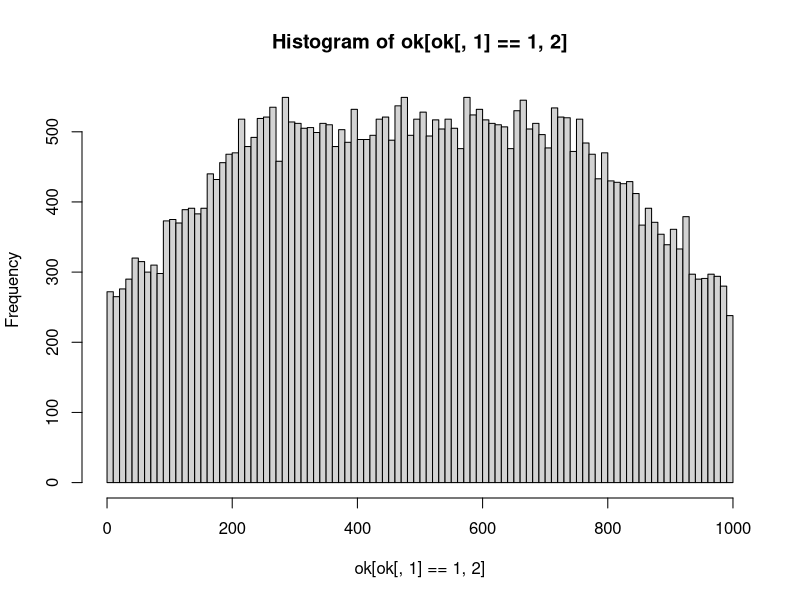
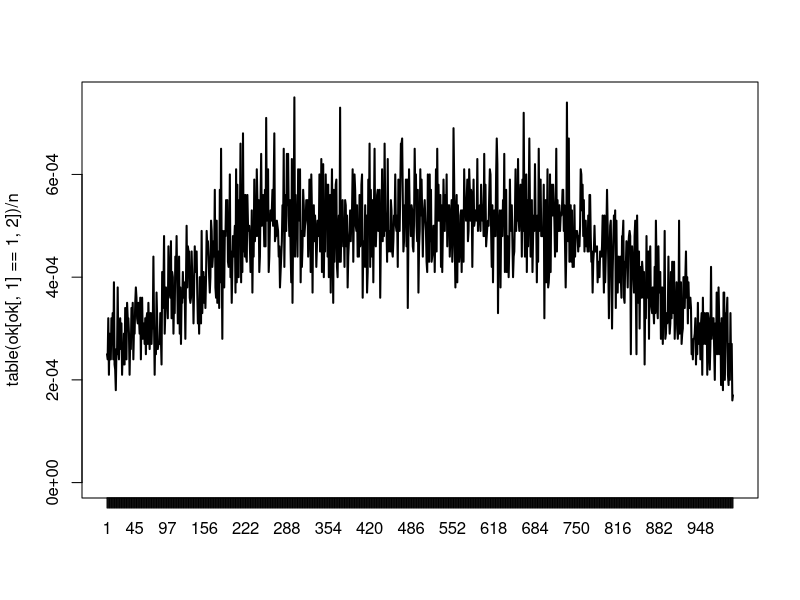
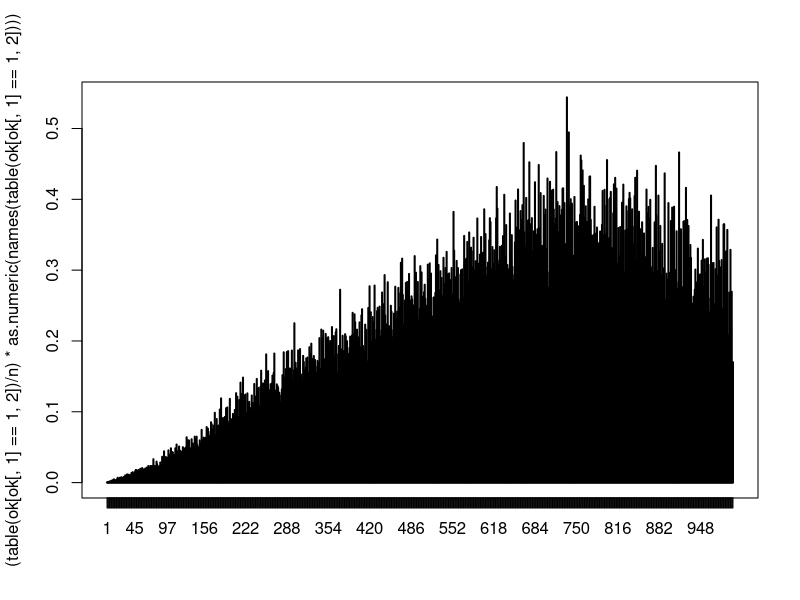
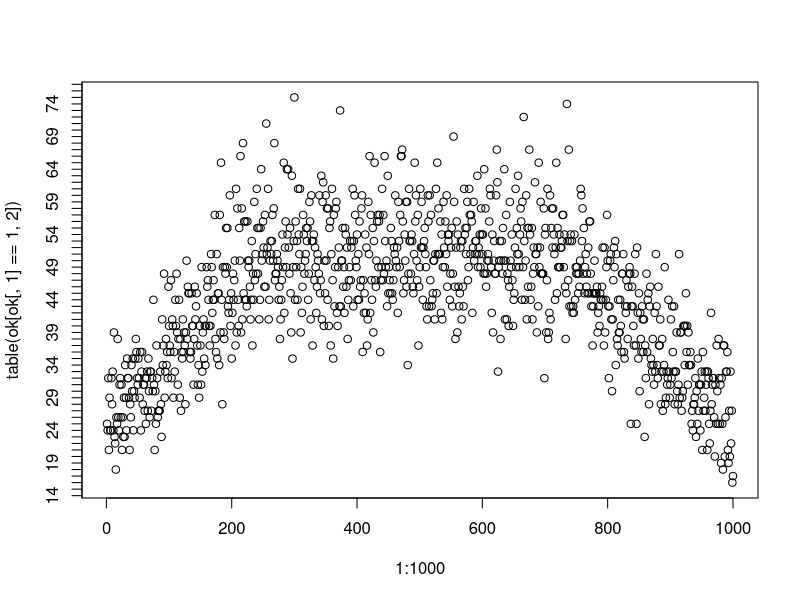
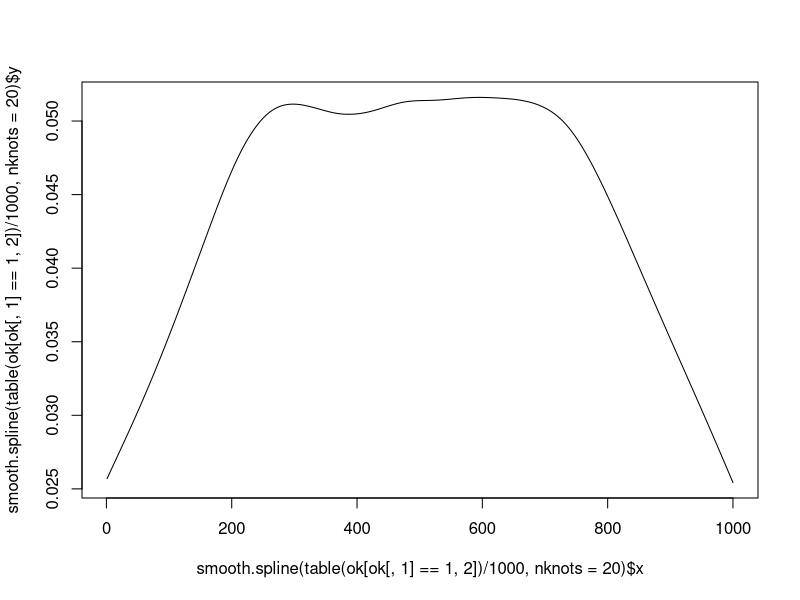

These figures' R source, in order:
#########################################
# 538's Riddler - Man in the Trenchcoat #
#########################################
# A man in a trench coat approaches you and pulls an envelope from his pocket. 
# He tells you that it contains a sum of money in bills, anywhere from $1 up to $1,000. 
# He says that if you can guess the exact amount, you can keep the money. After each of 
# your guesses he will tell you if your guess is too high, or too low. But! You only get 
# nine tries. What should your first guess be to maximize your expected winnings?


n<-100000
ok<-data.frame(Guessed=rep(NA,n),Initial_Guess=rep(NA,n),Actual_Amt=rep(NA,n))
for(i in 1:n){
  amt<-sample(1:1000,1)
  init_guess<-guess<-sample(1:1000,1)
  j<-1
  yep<-FALSE
  up_lim<-1000
  low_lim<-0
  
  while(j<=9){
    if(guess == amt){
      yep<-TRUE
      break
      }
    else if(guess < amt){
      low_lim<-guess
      guess<-round(mean(c(low_lim,up_lim)))
      }
    else if(guess > amt){
      up_lim<-guess
      guess<-round(mean(c(low_lim,up_lim)))
      }
    j<-j+1
    }
  ok[i,]<-c(yep,init_guess,amt)
}


sum(ok[,1])
mean(ok[ok[,1]==1,2])

hist(ok[ok[,1]==1,2],breaks=100)

plot(table(ok[ok[,1]==1,2])/n,type="l")
plot((table(ok[ok[,1]==1,2])/n)*as.numeric(names(table(ok[ok[,1]==1,2]))))

cbound<-cbind(as.numeric(names(table(ok[ok[,1]==1,2]))),(table(ok[ok[,1]==1,2])/n)*as.numeric(names(table(ok[ok[,1]==1,2]))))
cbound[cbound[,2]==max(cbound[,2]),]

# answers gotten from running this sim multpile times: 760, 746, 771, 743, 756
# actual answer (from 538's site answer) is 745





plot(1:1000,table(ok[ok[,1]==1,2]))

plot(smooth.spline(table(ok[ok[,1]==1,2])/1000,nknots=20),type="l")
